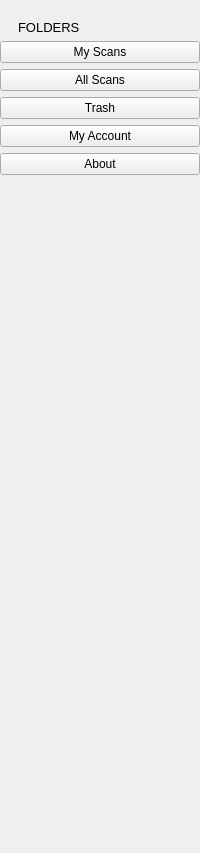
     <widget class="QWidget" name="sidBar" native="true">
      <property name="styleSheet">
       <string notr="true"/>
      </property>
      <layout class="QGridLayout" name="gridLayout_81">
       <property name="leftMargin">
        <number>0</number>
       </property>
       <property name="topMargin">
        <number>0</number>
       </property>
       <property name="rightMargin">
        <number>0</number>
       </property>
       <property name="bottomMargin">
        <number>0</number>
       </property>
       <item row="2" column="0">
        <layout class="QGridLayout" name="gridLayout_9">
         <item row="1" column="0">
          <widget class="QPushButton" name="allScans_btn">
           <property name="text">
            <string>All Scans</string>
           </property>
           <property name="checkable">
            <bool>true</bool>
           </property>
           <property name="autoExclusive">
            <bool>true</bool>
           </property>
          </widget>
         </item>
         <item row="2" column="0">
          <widget class="QPushButton" name="trash_btn">
           <property name="text">
            <string>Trash</string>
           </property>
           <property name="checkable">
            <bool>true</bool>
           </property>
           <property name="autoExclusive">
            <bool>true</bool>
           </property>
          </widget>
         </item>
         <item row="0" column="0">
          <widget class="QPushButton" name="myScans_btn">
           <property name="text">
            <string>My Scans</string>
           </property>
           <property name="checkable">
            <bool>true</bool>
           </property>
           <property name="autoExclusive">
            <bool>true</bool>
           </property>
          </widget>
         </item>
         <item row="3" column="0">
          <widget class="QPushButton" name="myAccount_btn">
           <property name="text">
            <string>My Account</string>
           </property>
           <property name="checkable">
            <bool>true</bool>
           </property>
           <property name="autoExclusive">
            <bool>true</bool>
           </property>
          </widget>
         </item>
         <item row="4" column="0">
          <widget class="QPushButton" name="about_btn">
           <property name="text">
            <string>About</string>
           </property>
           <property name="checkable">
            <bool>true</bool>
           </property>
           <property name="autoExclusive">
            <bool>true</bool>
           </property>
          </widget>
         </item>
        </layout>
       </item>
       <item row="1" column="0">
        <layout class="QGridLayout" name="gridLayout_8">
         <property name="horizontalSpacing">
          <number>0</number>
         </property>
         <item row="0" column="0">
          <widget class="QLabel" name="foldersLabel">
           <property name="font">
            <font>
             <pointsize>10</pointsize>
            </font>
           </property>
           <property name="text">
            <string>     FOLDERS</string>
           </property>
          </widget>
         </item>
        </layout>
       </item>
       <item row="0" column="0">
        <spacer name="horizontalSpacer_4">
         <property name="orientation">
          <enum>Qt::Horizontal</enum>
         </property>
         <property name="sizeType">
          <enum>QSizePolicy::Fixed</enum>
         </property>
         <property name="sizeHint" stdset="0">
          <size>
           <width>194</width>
           <height>20</height>
          </size>
         </property>
        </spacer>
       </item>
       <item row="4" column="0">
        <spacer name="verticalSpacer">
         <property name="orientation">
          <enum>Qt::Vertical</enum>
         </property>
         <property name="sizeHint" stdset="0">
          <size>
           <width>20</width>
           <height>678</height>
          </size>
         </property>
        </spacer>
       </item>
      </layout>
     </widget>
